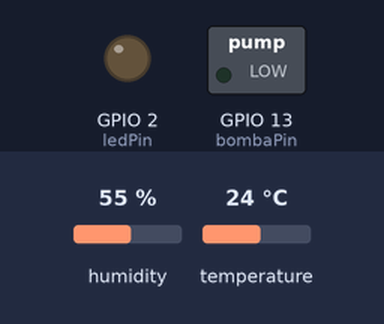
The sketch below on a simulated ESP32. On the bench: switched loads named in the sketch (green lamp = pin HIGH), output pins drawn as LEDs (lit = HIGH). The test bench sets the inputs (shaded band); at power-on: humidity 55 %, temperature 24 °C. WiFi joins after 1.5 s; servers stay silent unless stated; what the sketch prints to the serial monitor is not drawn.

Above: at 0.1 s.
At 60.1 s:
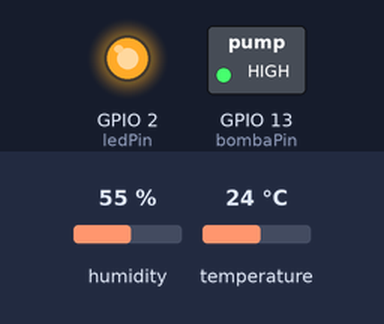
Timing chart, 0 to 72.0 s (numbered marks = the images above):
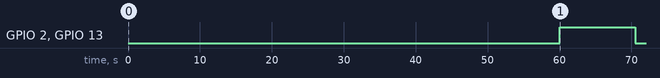

Measured:
- by itself, GPIO 2 (ledPin), GPIO 13 (bombaPin): LOW → HIGH at 60.0 s, → LOW 10.5 s later

The sketch:

fw_regador_.ino
```cpp
#include "arduino_secrets.h"
/*
  Sketch criada pelo Arduino IoT Cloud Thing "Untitled"

  Descrição das variáveis da nuvem IoT do Arduino

  As seguintes variáveis são geradas e atualizadas automaticamente quando são feitas alterações no "Thing"

  String horarioRega;
  int nCiclos;
  int umidade;
  int temperatura;

  As variáveis que estão marcadas como READ/WRITE no Cloud Thing também terão funções
  que são chamadas quando seus valores são alterados a partir do Dashboard.
  Essas funções são geradas com o "Thing" e adicionadas no final deste esboço.
*/

#include "thingProperties.h"
#include "DHT11.h"

DHT11 dht11(18); //cria uma instancia do dht11
int ledPin = 2; // Pino do LED (geralmente o BUILTIN_LED)
int bombaPin = 13;
unsigned long tempoInicio, tempoAtual, tempoInicialBomba, leitura_antes, ultima_tentativa;
bool primeira = 1;

#define tempoAcaoBomba 10000  // Tempo que a bomba deve ficar ligada
#define periodoBomba   432000000  //432000000 Aqui definimos de quanto em quanto tempo vamos aguar as plantas


time_t UnixTime;

//leitura de sensor em intervalo definido em segundos
unsigned long ler_sensor(unsigned long tempo_agora, unsigned long tempo_antes, int intervalo){
  intervalo = intervalo *1000;
  if(tempo_agora-tempo_antes > intervalo){
    int debug_code = dht11.readTemperatureHumidity(temperatura,umidade);
    Serial.println("TEMPERATURA: "+String(temperatura)+"C°");
    Serial.println("UMIDADE: "+String(umidade)+"%");
    return tempo_agora;
  }else{
    return tempo_antes;
  }
}

void setup() {
  pinMode(ledPin, OUTPUT);
  pinMode(bombaPin, OUTPUT);
  Serial.begin(115200);
  tempoInicio = millis();
  leitura_antes = millis();
  nCiclos = 0;

  // Garantir inicializacao da serial
  delay(1500);

  // Iniciar configuracoes de vairavies do Arduino Cloud
  initProperties();

  // Conectar ao Arduino IoT Cloud
  ArduinoCloud.begin(ArduinoIoTPreferredConnection);

  /*
     A função a seguir permite que você obtenha mais informações
     relacionadas ao estado da rede e à conexão e aos erros da nuvem IoT
     quanto maior o número, mais detalhadas serão as informações que você obterá.
     O padrão é 0 (somente erros).
     O máximo é 4
 */
  setDebugMessageLevel(2);
  ArduinoCloud.printDebugInfo();
}

void loop() {
  ArduinoCloud.update();

  leitura_antes = ler_sensor(millis(),leitura_antes,5);

  tempoAtual = millis();
  Serial.println("TEMPO: "+String(tempoAtual-tempoInicio)+"ms");

  // condicao para hora de ativar a bomba de agua periodoBomba-tempo_primeira
  if (tempoAtual-tempoInicio > periodoBomba || (primeira == 1 && tempoAtual > 30000)){
    Serial.println("REGA");
    primeira = 0;
    int errcount = 0;

    do {
      UnixTime = ArduinoCloud.getLocalTime(); // necessário para ficar legível
      Serial.print("get Local time -> try ");
      Serial.println(errcount);
      while(millis()-ultima_tentativa < 60000){

      }
      ultima_tentativa = millis();
      errcount++;
    }while(UnixTime == 0 && errcount <5);

    horarioRega =ctime(&UnixTime);
    Serial.println("Horario: "+ horarioRega);
    nCiclos++;
    tempoInicialBomba = millis();
    bool done = false;
    while(millis()-tempoInicialBomba < tempoAcaoBomba){
      if(done == false){
        digitalWrite(ledPin, HIGH);
        digitalWrite(bombaPin, HIGH);
        done = true;
      }
    }
    tempoInicio=tempoAtual;
    Serial.println("Numero de vezes:"+String(nCiclos));


  if(tempoAtual-tempoInicio<0){ // Tratamento para overflow, vai acontecer após 40,7 dias
    Serial.println("Overflow identificado");
    Serial.println("Valor tempoAtual: "+String(tempoAtual));
    tempoInicio  = 0;

  }
  }else{
    digitalWrite(ledPin, LOW);
    digitalWrite(bombaPin, LOW);
  }

}
```

arduino_secrets.h
```cpp
#define SECRET_DEVICE_KEY "SUA_key_aqui"
#define SECRET_OPTIONAL_PASS "senha_do_seu_wifi"
#define SECRET_SSID "nome_do_seu_wifi"
```

thingProperties.h
```cpp
// Code generated by Arduino IoT Cloud, DO NOT EDIT.

#include <ArduinoIoTCloud.h>
#include <Arduino_ConnectionHandler.h>

const char DEVICE_LOGIN_NAME[]  = "seu_login_name_aqui";

const char SSID[]               = SECRET_SSID;    // Network SSID (name)
const char PASS[]               = SECRET_OPTIONAL_PASS;    // Network password (use for WPA, or use as key for WEP)
const char DEVICE_KEY[]  = SECRET_DEVICE_KEY;    // Secret device password


String horarioRega;
int nCiclos;
int umidade;
int temperatura;

void initProperties(){

  ArduinoCloud.setBoardId(DEVICE_LOGIN_NAME);
  ArduinoCloud.setSecretDeviceKey(DEVICE_KEY);
  ArduinoCloud.addProperty(horarioRega, READ, ON_CHANGE, NULL);
  ArduinoCloud.addProperty(nCiclos, READ, ON_CHANGE, NULL);
  ArduinoCloud.addProperty(umidade, READ, 3600 * SECONDS, NULL);
  ArduinoCloud.addProperty(temperatura, READ, 3600 * SECONDS, NULL);


}

WiFiConnectionHandler ArduinoIoTPreferredConnection(SSID, PASS);
```
